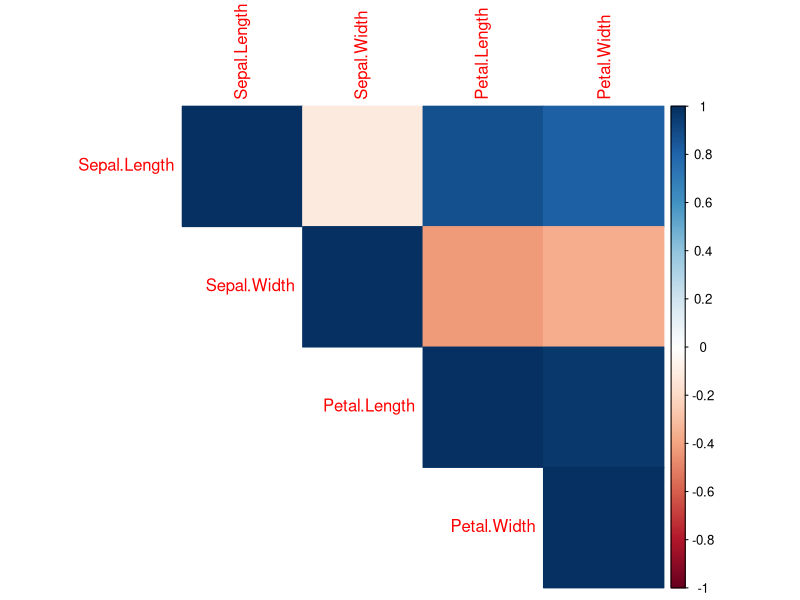
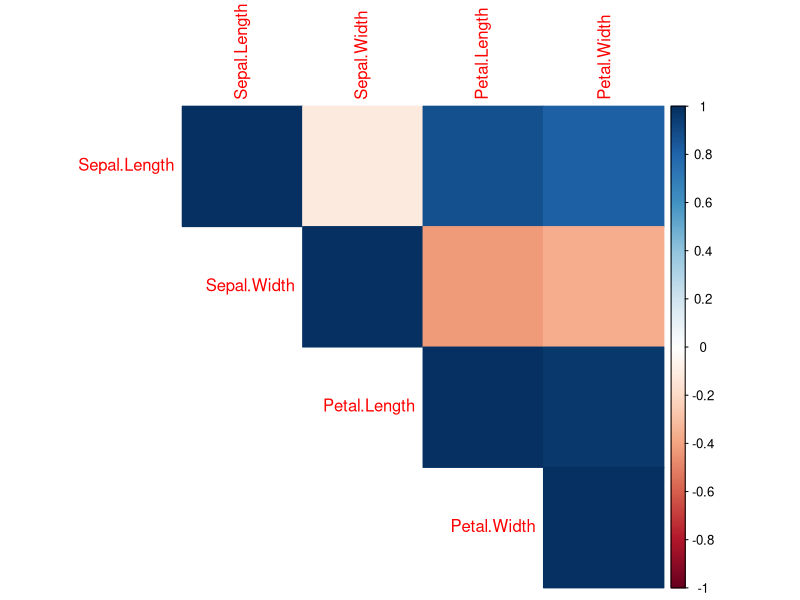
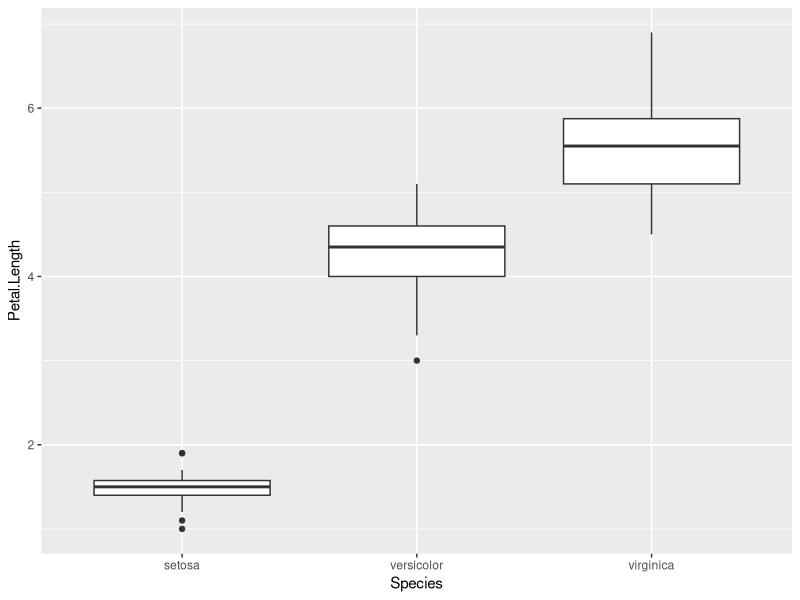
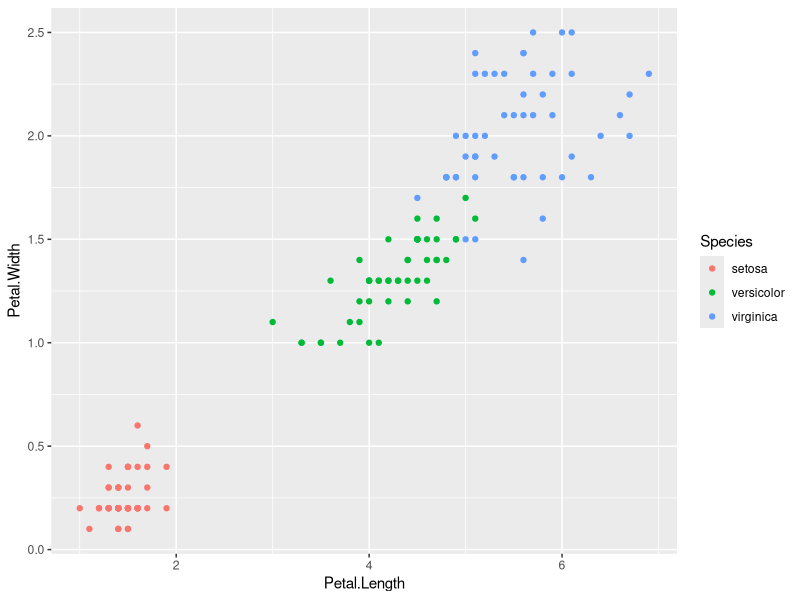

The R script that drew these images, in order:
install.packages(c("tidyverse", "ggplot2", "dplyr", "tidyr", "corrplot", "GGally", "knitr"))

library(dplyr) # pour la manipulation de données ( regle le problème de %>% )

library(ggplot2) # pour la visualisation de données


"Etape 1 : Exploration et péréparation des données"
# charger le dataset iris
data(iris)
df <- iris

#Observations de la structure du dataset

str(df)
summary(df)
head(df)

# Afficher les 6 premières lignes du dataset
head(df)

# Afficher les 6 dernières lignes du dataset
tail(df)

# Afficher les noms des colonnes
colnames(df)

# Afficher les dimensions du dataset
dim(df)

#afficher les valeurs manquantes
sum(is.na(df))

"Etape 2 Statistique descriptive et correlation"

#calculer les statistique de base

df %>%
  group_by(Species) %>%
  summarise_all(list(mean = mean, median = median, sd = sd))

# Analyser les corrélations 

cor_matrix <- cor(df[, 1:4])
corrplot::corrplot(cor_matrix, method = "color", type = "upper")


"Etape 3 Visualisation et tendances"

# Histogrammes

cor_matrix <- cor(df[, 1:4])
corrplot::corrplot(cor_matrix, method = "color", type = "upper")

# Boxplots 

ggplot(df, aes(x = Species, y = Petal.Length)) + geom_boxplot()


# Scatter plots 

ggplot(df, aes(x = Petal.Length, y = Petal.Width, color = Species)) + geom_point()


"Fin"